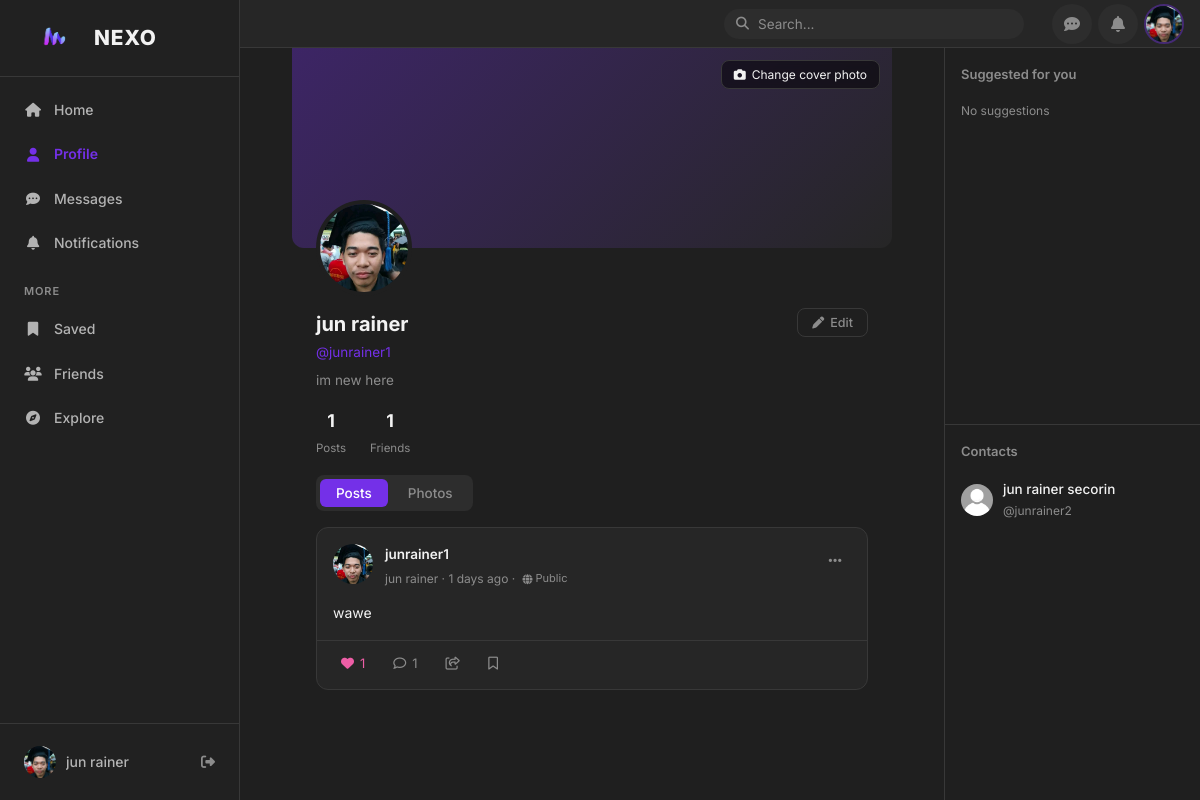
The app's page /index.php?url=profile/junrainer1 (signed in) with its own data.
### tables this page shows
CREATE TABLE `users` (
  `id` int(10) UNSIGNED NOT NULL,
  `username` varchar(50) NOT NULL,
  `email` varchar(100) NOT NULL,
  `password` varchar(255) NOT NULL,
  `full_name` varchar(100) NOT NULL,
  `bio` text DEFAULT NULL,
  `profile_image` varchar(255) NOT NULL DEFAULT 'default.png',
  `cover_image` varchar(255) DEFAULT NULL,
  `mobile` varchar(20) DEFAULT NULL,
  `birthday` date DEFAULT NULL,
  `gender` varchar(20) DEFAULT NULL,
  `created_at` timestamp NOT NULL DEFAULT current_timestamp(),
  `last_active_at` timestamp NULL DEFAULT NULL
);

CREATE TABLE `posts` (
  `id` int(10) UNSIGNED NOT NULL,
  `user_id` int(10) UNSIGNED NOT NULL,
  `content` text NOT NULL,
  `image` varchar(255) DEFAULT NULL,
  `visibility` enum('public','friends','only_me') NOT NULL DEFAULT 'public',
  `created_at` timestamp NOT NULL DEFAULT current_timestamp(),
  `updated_at` timestamp NOT NULL DEFAULT current_timestamp() ON UPDATE current_timestamp()
);

### app/controllers/ProfileController.php (called while the page is built, shortened)
<?php
require_once __DIR__ . '/../../config/database.php';
require_once __DIR__ . '/../models/UserModel.php';
require_once __DIR__ . '/../models/PostModel.php';
class ProfileController {
    private UserModel $userModel;
    private PostModel $postModel;
    public function __construct() {
        $this->userModel = new UserModel();
        $this->postModel = new PostModel();
    }
    public function show(string $username): void {
        $user = $this->userModel->findByUsername($username);
        $currentUserId = $_SESSION['user_id'];
        $sidebarContacts = $this->userModel->getSidebarContacts($currentUserId);
        $posts         = $this->postModel->getByUser($user['id'], $currentUserId);
        $isOwner       = ((int)$user['id'] === (int)$currentUserId);
        $friendCount      = 0;
        try {
            $db   = Database::getInstance()->getConnection();
            $stmt = $db->prepare("SELECT COUNT(*) FROM friendships WHERE user_id = ? AND status = 'accepted'");
            $stmt->execute([$user['id']]);
            $friendCount = (int)$stmt->fetchColumn();
        } catch (PDOException $e) { }
        require __DIR__ . '/../views/profile/profile.php';
    }
}

### config/database.php (called while the page is built, shortened)
<?php
class Database {
    private static $instance = null;
    private $pdo;
    private function __construct() {
        try {
            $this->pdo = new PDO(
                'mysql:host=' . DB_HOST . ';port=' . DB_PORT . ';dbname=' . DB_NAME . ';charset=utf8mb4',
                DB_USER,
                DB_PASS,
                [
                    PDO::ATTR_ERRMODE            => PDO::ERRMODE_EXCEPTION,
                    PDO::ATTR_DEFAULT_FETCH_MODE => PDO::FETCH_ASSOC,
                    PDO::ATTR_EMULATE_PREPARES   => false,
                ]
            );
$this->pdo->exec("SET time_zone = '+08:00'");
        } catch (PDOException $e) {
            die('Database connection failed. Check config/database.php');
        }
    }
    public static function getInstance(): Database {
        if (self::$instance === null) {
            self::$instance = new self();
        }
        return self::$instance;
    }
    public function getConnection(): PDO {
        return $this->pdo;
    }
}

### app/models/UserModel.php (called while the page is built, shortened)
<?php
require_once __DIR__ . '/../../config/database.php';
class UserModel {
    private PDO $db;
    public function __construct() {
        $this->db = Database::getInstance()->getConnection();
    }
    public function findByUsername(string $username): array|false {
        $stmt = $this->db->prepare('SELECT * FROM users WHERE LOWER(username) = LOWER(?) LIMIT 1');
        $stmt->execute([trim($username)]);
        return $stmt->fetch();
    }
    public function getSidebarContacts(int $currentUserId, int $limit = 10): array {
        try {
            $limit = max(1, (int) $limit);
            $stmt = $this->db->prepare(
                'SELECT u.id, u.username, u.full_name, u.profile_image
                 FROM friendships f
                 JOIN users u ON f.friend_id = u.id
                 WHERE f.user_id = :user_id AND f.status = :status
                 ORDER BY u.full_name
                 LIMIT :limit'
            );
            $stmt->bindValue(':user_id', $currentUserId, PDO::PARAM_INT);
            $stmt->bindValue(':status', 'accepted', PDO::PARAM_STR);
            $stmt->bindValue(':limit', $limit, PDO::PARAM_INT);
            $stmt->execute();
            return $stmt->fetchAll(PDO::FETCH_ASSOC);
        } catch (PDOException $e) {
            return [];
        }
    }
}

### app/models/PostModel.php (called while the page is built, shortened)
<?php
require_once __DIR__ . '/../../config/database.php';
class PostModel {
    private PDO $db;
    public function __construct() {
        $this->db = Database::getInstance()->getConnection();
    }
    private function visibilitySql(string $alias = 'p'): string {
        return "(
                    {$alias}.user_id = ?
                    OR {$alias}.visibility = 'public'
                    OR ({$alias}.visibility = 'friends' AND EXISTS (
                        SELECT 1 FROM friendships f
                        WHERE ((f.user_id = {$alias}.user_id AND f.friend_id = ?)
                            OR (f.user_id = ? AND f.friend_id = {$alias}.user_id))
                        AND f.status = 'accepted'
                    ))
                )";
    }
    public function getByUser(int $userId, int $currentUserId): array {
        $visibilitySql = $this->visibilitySql();
        $stmt   = $this->db->prepare(
            "SELECT p.*, u.username, u.full_name, u.profile_image,
                    (SELECT COUNT(*) FROM likes l WHERE l.post_id = p.id) AS like_count,
                    (SELECT COUNT(*) FROM comments c WHERE c.post_id = p.id) AS comment_count,
                    (SELECT COUNT(*) FROM likes l WHERE l.post_id = p.id AND l.user_id = ?) AS user_liked,
                    (SELECT COUNT(*) FROM saved_posts sp WHERE sp.post_id = p.id AND sp.user_id = ?) AS user_saved
             FROM posts p
             JOIN users u ON p.user_id = u.id
             WHERE p.user_id = ?
               AND {$visibilitySql}
             ORDER BY p.created_at DESC"
        );
        $stmt->execute([$currentUserId, $currentUserId, $userId, $currentUserId, $currentUserId, $currentUserId]);
        return $stmt->fetchAll();
    }
}

### app/views/profile/profile.php (the view, shortened to what this page needs)
<?php
require __DIR__ . '/../partials/header.php';
?>
<div class="profile-wrap">
    <div class="profile-cover">
        <?php if ($isOwner): ?>
            <button type="button" class="cover-btn js-cover-upload-btn">
                <i class="fa fa-camera"></i>
                <?= !empty($user['cover_image']) ? 'Change cover photo' : 'Add cover photo' ?>
            </button>
        <?php endif; ?>
        <div class="profile-avatar-wrap">
            <img src="assets/uploads/<?= htmlspecialchars($user['profile_image']) ?>"
                 alt="avatar" class="profile-avatar-img"
                 onerror="this.onerror=null; this.src='assets/images/default-profile.webp'">
        </div>
    </div>
    <div class="profile-info">
        <div>
            <h1 class="profile-name"><?= htmlspecialchars($user['full_name']) ?></h1>
            <p class="profile-username">@<?= htmlspecialchars($user['username']) ?></p>
            <p class="profile-bio"><?= htmlspecialchars($user['bio'] ?? '') ?></p>
        </div>
        <?php if ($isOwner): ?>
            <button class="btn btn-ghost btn-sm" onclick="openEditProfile()">
                <i class="fa fa-pen" style="font-size:12px;"></i> Edit
            </button>
        <?php endif; ?>
    </div>
    <div class="profile-stats">
        <div class="stat-item">
            <span class="stat-num"><?= count($posts) ?></span>
            <span class="stat-lbl">Posts</span>
        </div>
        <div class="stat-item">
            <span class="stat-num"><?= $friendCount ?></span>
            <span class="stat-lbl">Friends</span>
        </div>
    </div>
    <div class="tabs">
        <div class="tab-list">
            <button class="tab-btn active" data-tab="posts" onclick="switchTab('posts')">Posts</button>
            <button class="tab-btn" data-tab="photos" onclick="switchTab('photos')">Photos</button>
        </div>
        <div class="tab-content active tab-posts" id="tab-posts">
            <?php if (empty($posts)): ?>
                <div class="empty-state">
                    <i class="fa fa-pen-to-square"></i>
                    <p>No posts yet.</p>
                </div>
            <?php else: ?>
                <?php foreach ($posts as $post): ?>
                <div class="post-card" id="post-<?= $post['id'] ?>">
                    <div class="post-header">
                        <img src="assets/uploads/<?= htmlspecialchars($user['profile_image']) ?>"
                             alt="avatar" class="avatar-md"
                             onerror="this.onerror=null; this.src='assets/images/default-profile.webp'">
                        <div class="post-author-info">
                            <span class="post-author-name"><?= htmlspecialchars($user['username']) ?></span>
                            <span class="post-author-meta">
                                <?= htmlspecialchars($user['full_name']) ?> · <time class="live-time" data-time="<?= htmlspecialchars(time_iso($post['created_at'])) ?>"><?= time_ago($post['created_at']) ?></time>
                                <?php [$visIcon, $visLabel] = post_visibility_meta($post['visibility'] ?? 'public'); ?>
                                · <span class="post-visibility" title="<?= $visLabel ?>"><i class="fa <?= $visIcon ?>"></i> <?= $visLabel ?></span>
                            </span>
                        </div>
                        <?php if ($isOwner): ?>
                        <div style="position:relative;">
                            <button type="button" class="post-menu-btn" onclick="togglePostMenu(<?= $post['id'] ?>)">
                                <i class="fa fa-ellipsis-h"></i>
                            </button>
                        </div>
                        <?php endif; ?>
                    </div>
                    <div class="post-body">
                        <p class="post-content"><?= nl2br(htmlspecialchars($post['content'])) ?></p>
                    </div>
                    <div class="post-footer">
                        <button type="button" class="reaction-btn <?= $post['user_liked'] ? 'liked' : '' ?>"
                                onclick="toggleLike(<?= $post['id'] ?>, this)">
                            <i class="<?= $post['user_liked'] ? 'fa-solid' : 'fa-regular' ?> fa-heart"></i>
                            <span class="like-count"><?= $post['like_count'] > 0 ? $post['like_count'] : '' ?></span>
                        </button>
                        <button type="button" class="reaction-btn" onclick="toggleComments(<?= $post['id'] ?>)">
                            <i class="fa-regular fa-comment"></i>
                            <span><?= $post['comment_count'] > 0 ? $post['comment_count'] : '' ?></span>
                        </button>
                        <button type="button" class="reaction-btn">
                            <i class="fa-regular fa-share-from-square"></i>
                        </button>
                        <button type="button" class="reaction-btn save-btn" onclick="toggleSave(<?= $post['id'] ?>, this)" title="Save post"
                                data-saved="<?= !empty($post['user_saved']) ? '1' : '0' ?>">
                            <i class="<?= !empty($post['user_saved']) ? 'fa-solid' : 'fa-regular' ?> fa-bookmark"></i>
                        </button>
                    </div>
                </div>
                <?php endforeach; ?>
            <?php endif; ?>
        </div>
    </div>
</div>
<?php require __DIR__ . '/../partials/footer.php'; ?>

### app/views/partials/footer.php (shortened to what this page needs)
<?php if (isset($_SESSION['user_id'])): ?>
            </main>
            <?php if (!isset($hideRightSidebar)): ?>
            <?php $sidebarContacts = $sidebarContacts ?? []; ?>
            <aside class="right-sidebar">
                <div class="sidebar-half">
                    <h3 class="right-sidebar-title">Suggested for you</h3>
                    <?php if (!empty($suggestions)): ?>
                        <?php foreach ($suggestions as $s): ?>
                        <?php
                            $sidebarProfileUrl = 'index.php?url=profile/' . htmlspecialchars($s['username']);
                            $sidebarAvatarFile = htmlspecialchars($s['profile_image'] ?: 'default.png');
                            $sidebarAvatar = 'assets/uploads/' . $sidebarAvatarFile;
                        ?>
                        <div class="suggestion-item" id="sidebar-sug-<?= (int)$s['id'] ?>"
                             data-user-id="<?= (int)$s['id'] ?>"
                             data-username="<?= htmlspecialchars($s['username']) ?>"
                             data-full-name="<?= htmlspecialchars($s['full_name']) ?>"
                             data-avatar="<?= $sidebarAvatar ?>"
                             data-profile-url="<?= $sidebarProfileUrl ?>">
                            <a href="<?= $sidebarProfileUrl ?>" class="suggestion-item-link">
                                <img src="<?= $sidebarAvatar ?>"
                                     alt="avatar" class="avatar-sm"
                                     onerror="this.onerror=null; this.src='assets/images/default-profile.webp'">
                                <div>
                                    <p class="suggestion-name"><?= htmlspecialchars($s['full_name']) ?></p>
                                    <p class="suggestion-username">@<?= htmlspecialchars($s['username']) ?></p>
                                </div>
                            </a>
                            <button class="sidebar-add-btn js-sidebar-add" title="Add Friend"
                                    data-user-id="<?= (int)$s['id'] ?>">
                                <i class="fa fa-user-plus"></i><span>Add</span>
                            </button>
                        </div>
                        <?php endforeach; ?>
                    <?php else: ?>
                        <p class="sidebar-empty">No suggestions</p>
                    <?php endif; ?>
                </div>
                <div class="sidebar-half sidebar-half--contacts">
                    <h3 class="right-sidebar-title">Contacts</h3>
                    <?php if (!empty($sidebarContacts)): ?>
                        <?php foreach ($sidebarContacts as $c): ?>
                        <a href="index.php?url=profile/<?= htmlspecialchars($c['username']) ?>" class="suggestion-item">
                            <img src="assets/uploads/<?= htmlspecialchars($c['profile_image']) ?>"
                                 alt="avatar" class="avatar-sm"
                                 onerror="this.onerror=null; this.src='assets/images/default-profile.webp'">
                            <div>
                                <p class="suggestion-name"><?= htmlspecialchars($c['full_name']) ?></p>
                                <p class="suggestion-username">@<?= htmlspecialchars($c['username']) ?></p>
                            </div>
                        </a>
                        <?php endforeach; ?>
                    <?php else: ?>
                        <p class="sidebar-empty">No contacts yet</p>
                    <?php endif; ?>
                </div>
            </aside>
            <?php endif; ?>
        </div>
    </div>
</div>
<?php endif; ?>
</body>
</html>

### records on screen
users: profile_image (picture), full_name "jun rainer", username "junrainer1", bio "im new here"
posts: user.profile_image (picture), user.username "junrainer1", user.full_name "jun rainer", visLabel "Public", content "wawe", like_count "1", comment_count "1"
users: full_name "jun rainer secorin", username "junrainer2"

### other values on screen
$_SESSION['full_name'] "jun rainer"
count($posts) "1"
$friendCount "1"
